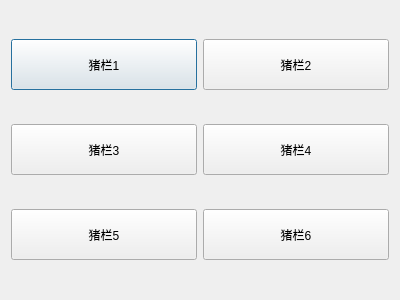
<?xml version="1.0" encoding="UTF-8"?>
<ui version="4.0">
 <class>pigFarm</class>
 <widget class="QDialog" name="pigFarm">
  <property name="geometry">
   <rect>
    <x>0</x>
    <y>0</y>
    <width>400</width>
    <height>300</height>
   </rect>
  </property>
  <property name="windowTitle">
   <string>Dialog</string>
  </property>
  <layout class="QGridLayout" name="gridLayout">
   <item row="0" column="0">
    <widget class="QPushButton" name="btnPig1">
     <property name="minimumSize">
      <size>
       <width>81</width>
       <height>51</height>
      </size>
     </property>
     <property name="text">
      <string>猪栏1</string>
     </property>
    </widget>
   </item>
   <item row="0" column="1">
    <widget class="QPushButton" name="btnPig2">
     <property name="minimumSize">
      <size>
       <width>81</width>
       <height>51</height>
      </size>
     </property>
     <property name="text">
      <string>猪栏2</string>
     </property>
    </widget>
   </item>
   <item row="1" column="0">
    <widget class="QPushButton" name="btnPig3">
     <property name="minimumSize">
      <size>
       <width>81</width>
       <height>51</height>
      </size>
     </property>
     <property name="text">
      <string>猪栏3</string>
     </property>
    </widget>
   </item>
   <item row="1" column="1">
    <widget class="QPushButton" name="btnPig4">
     <property name="minimumSize">
      <size>
       <width>81</width>
       <height>51</height>
      </size>
     </property>
     <property name="text">
      <string>猪栏4</string>
     </property>
    </widget>
   </item>
   <item row="2" column="0">
    <widget class="QPushButton" name="btnPig5">
     <property name="minimumSize">
      <size>
       <width>81</width>
       <height>51</height>
      </size>
     </property>
     <property name="text">
      <string>猪栏5</string>
     </property>
    </widget>
   </item>
   <item row="2" column="1">
    <widget class="QPushButton" name="btnPig6">
     <property name="minimumSize">
      <size>
       <width>81</width>
       <height>51</height>
      </size>
     </property>
     <property name="text">
      <string>猪栏6</string>
     </property>
    </widget>
   </item>
  </layout>
 </widget>
 <resources/>
 <connections/>
</ui>
